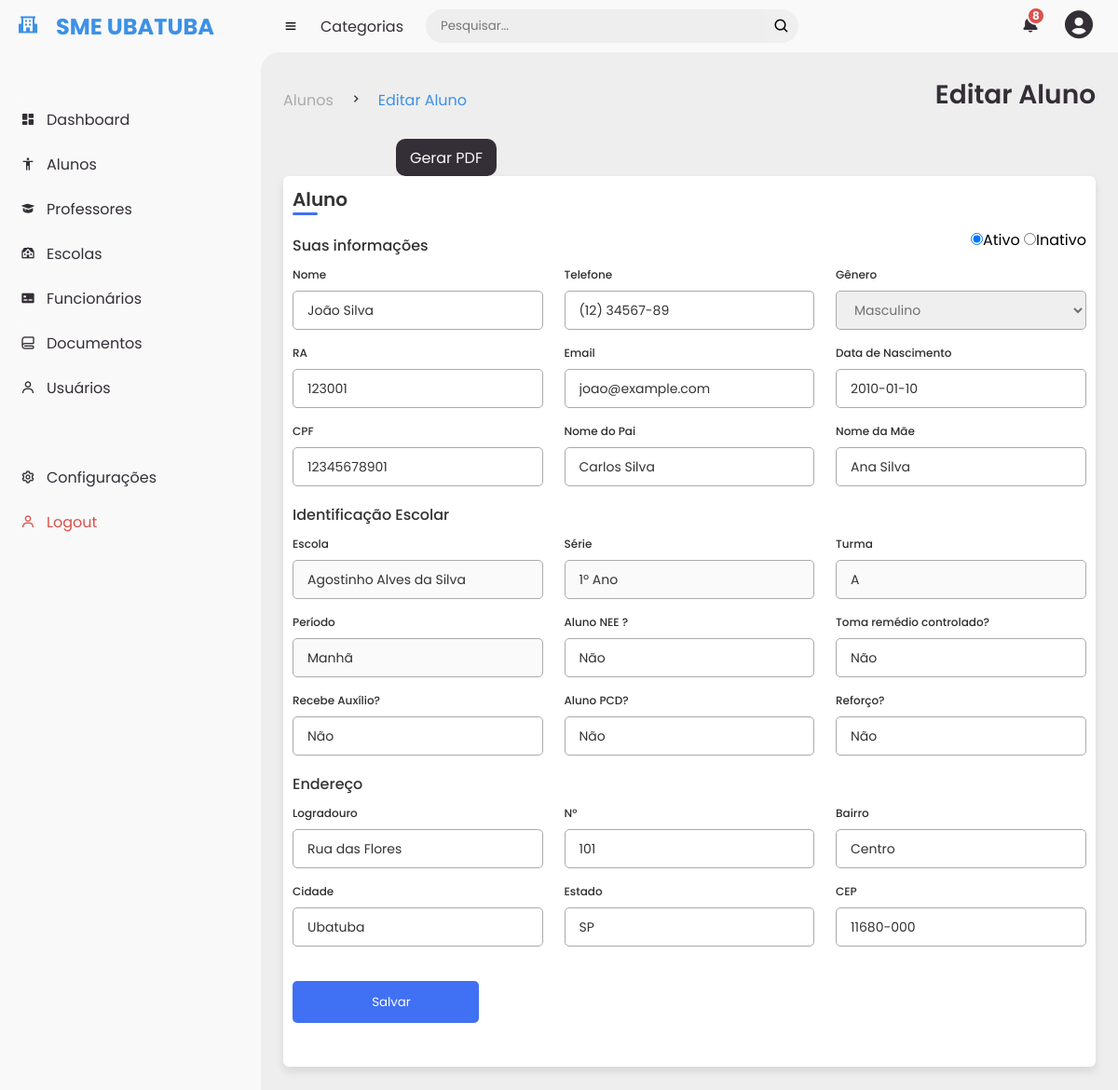
Page /user/alunos/aluno/editar/1 (signed in) on the committed database.
### app.py (models this page shows, shortened)
class Aluno(db.Model):
    id = db.Column(db.Integer, primary_key=True)
    nome = db.Column(db.String(100))
    telefone = db.Column(db.String(100))
    genero = db.Column(db.String(100))
    ra = db.Column(db.String(100))
    cpf = db.Column(db.String(100))
    email = db.Column(db.String(100))
    data_nascimento = db.Column(db.String(10))
    responsavel1 = db.Column(db.String(100))
    responsavel2 = db.Column(db.String(100))
    aluno_nee = db.Column(db.String(100))
    auxilio = db.Column(db.String(6))
    remedio_controlado = db.Column(db.String(100))
    aluno_pcd = db.Column(db.String(6))
    aluno_reforco = db.Column(db.String(6))
    rua = db.Column(db.String(100))
    numero = db.Column(db.String(100))
    bairro = db.Column(db.String(100))
    cidade = db.Column(db.String(100))
    estado = db.Column(db.String(100))
    cep = db.Column(db.String(100))
    situacao = db.Column(db.String(100))
    data_cadastro = db.Column(db.String(30))
    hora_cadastro = db.Column(db.String(30))
    escola_id = db.Column(db.Integer, db.ForeignKey('escola.id'), nullable=False)
    turma_id = db.Column(db.Integer, db.ForeignKey('turma.id'), nullable=False)
    turma = db.relationship('Turma', backref=db.backref('alunos', lazy=True))
    serie_id = db.Column(db.Integer, db.ForeignKey('serie.id'), nullable=False)
    serie = db.relationship('Serie', backref=db.backref('alunos', lazy=True))
    periodo_id = db.Column(db.Integer, db.ForeignKey('periodo.id'), nullable=False)
    periodo = db.relationship('Periodo', backref=db.backref('alunos', lazy=True))

class Escola(db.Model):
    id = db.Column(db.Integer, primary_key=True)
    nome = db.Column(db.String(100))
    codigo = db.Column(db.String(100))
    categoria = db.Column(db.String(100))
    tipo = db.Column(db.String(100))
    telefone = db.Column(db.String(100))
    qnt_alunos = db.Column(db.Integer)  # Alteração aqui
    qnt_funcionarios = db.Column(db.Integer)  # Alteração aqui
    situacao = db.Column(db.String(100))
    data = db.Column(db.String(10))
    email = db.Column(db.String(100))
    rua = db.Column(db.String(100))
    numero = db.Column(db.String(100))
    bairro = db.Column(db.String(100))
    cidade = db.Column(db.String(100))
    estado = db.Column(db.String(100))
    cep = db.Column(db.String(100))
    alunos = db.relationship('Aluno', backref='escola', lazy=True)

class Serie(db.Model):
    id = db.Column(db.Integer, primary_key=True)
    nome = db.Column(db.String(100), nullable=False)
    escola_id = db.Column(db.Integer, db.ForeignKey('escola.id'), nullable=False)
    escola = db.relationship('Escola', backref=db.backref('series', lazy=True))

class Turma(db.Model):
    id = db.Column(db.Integer, primary_key=True)
    nome = db.Column(db.String(100), nullable=False)
    serie_id = db.Column(db.Integer, db.ForeignKey('serie.id'), nullable=False)
    serie = db.relationship('Serie', backref=db.backref('turmas', lazy=True))
    escola_id = db.Column(db.Integer, db.ForeignKey('escola.id'), nullable=False)  # Adicionando a chave estrangeira para a tabela Escola
    escola = db.relationship('Escola', backref=db.backref('turmas', lazy=True))

class Periodo(db.Model):
    id = db.Column(db.Integer, primary_key=True)
    nome = db.Column(db.String(100), nullable=False)
    escola_id = db.Column(db.Integer, db.ForeignKey('escola.id'), nullable=False)
    escola = db.relationship('Escola', backref=db.backref('periodos', lazy=True))

### app.py (the view, shortened to what this page needs)
@app.route("/user/alunos/aluno/editar/<int:aluno_id>", methods=["POST", "GET"])
def editar_aluno(aluno_id):
    if "user_id" in session:
        found_aluno = Aluno.query.get(aluno_id)
        if not found_aluno:
            flash("Aluno não encontrado!")
            return redirect(url_for("user"))
        return render_template("editar_aluno.html", aluno=found_aluno)
    else:
        flash("Você não está logado!")
        return redirect(url_for("login"))

### templates/editar_aluno.html (shortened to what this page needs)
{% extends "base.html" %}
{% block first_title %}Alunos{% endblock %}
{% block main_title %}Editar Aluno{% endblock %}
{% block sub_title %}Editar Aluno{% endblock %}
{% block content %}
    <head>
        <link rel="stylesheet" type="text/css" href="{{ url_for('static', filename='styles/editar_aluno.css') }}">
    </head>
    <div class="container">
        <header>Aluno</header>
        <form action="{{ url_for('editar_aluno', aluno_id=aluno.id) }}" method="POST">
            <div class="form first">
                <div class="details personal">
                    <div class="menu_information">
                        <span class="title">Suas informações</span>
                        <div>
                            <input type="radio" name="situacao" value="Ativo" {% if aluno.situacao == 'Ativo' %}checked{% endif %}>Ativo
                            <input type="radio" name="situacao" value="Inativo" {% if aluno.situacao == 'Inativo' %}checked{% endif %}>Inativo
                        </div>
                    </div>
                    <div class="fields">
                        <div class="input-field">
                            <label>Nome</label>
                            <input type="text" name="nome" value="{{ aluno.nome }}" required>
                        </div>
                        <div class="input-field">
                            <label>Telefone</label>
                            <input id="inputPhoneForm" type="tel" name="telefone" value="{{ aluno.telefone }}" required>
                        </div>
                        <div class="input-field">
                            <label>Gênero</label>
                            <select required name="genero">
                                <option value="Masculino" {% if aluno.genero == 'Masculino' %}selected{% endif %}>Masculino</option>
                            </select>
                        </div>
                        <div class="input-field">
                            <label>RA</label>
                            <input type="text" name="ra" value="{{ aluno.ra }}" required>
                        </div>
                        <div class="input-field">
                            <label>Email</label>
                            <input type="email" name="email" value="{{ aluno.email }}" required>
                        </div>
                        <div class="input-field">
                            <label>Data de Nascimento</label>
                            <input type="text" name="data_nascimento" value="{{ aluno.data_nascimento }}" required>
                        </div>
                        <div class="input-field">
                            <label>CPF</label>
                            <input type="text" name="cpf" value="{{ aluno.cpf }}" required>
                        </div>
                        <div class="input-field">
                            <label>Nome do Pai</label>
                            <input type="text" name="responsavel1" value="{{ aluno.responsavel1 }}" required>
                        </div>
                        <div class="input-field">
                            <label>Nome da Mãe</label>
                            <input type="text" name="responsavel2" value="{{ aluno.responsavel2 }}" required>
                        </div>
                    </div>
                </div>
                <div class="details ID">
                    <span class="title">Identificação Escolar</span>
                    <div class="fields">
                        <div class="input-field">
                            <label>Escola</label>
                            <input type="text" value="{{ aluno.escola.nome }}" disabled>
                        </div>
                        <div class="input-field">
                            <label>Série</label>
                            <input type="text" value="{{ aluno.serie.nome }}" disabled>
                        </div>
                        <div class="input-field">
                            <label>Turma</label>
                            <input type="text" value="{{ aluno.turma.nome }}" disabled>
                        </div>
                        <div class="input-field">
                            <label>Período</label>
                            <input type="text" value="{{ aluno.periodo.nome }}" disabled>
                        </div>
                        <div class="input-field">
                            <label>Aluno NEE ?</label>
                            <input type="text" name="aluno_nee" value="{{ aluno.aluno_nee }}">
                        </div>
                        <div class="input-field">
                            <label>Toma remédio controlado?</label>
                            <input type="text" name="remedio_controlado" value="{{ aluno.remedio_controlado }}">
                        </div>
                        <div class="input-field">
                            <label>Recebe Auxílio?</label>
                            <input type="text" name="auxilio" value="{{ aluno.auxilio }}">
                        </div>
                        <div class="input-field">
                            <label>Aluno PCD?</label>
                            <input type="text" name="aluno_pcd" value="{{ aluno.aluno_pcd }}">
                        </div>
                        <div class="input-field">
                            <label>Reforço?</label>
                            <input type="text" name="aluno_reforco" value="{{ aluno.aluno_reforco }}">
                        </div>
                    </div>
                    <div class="details ID">
                        <span class="title">Endereço</span>
                        <div class="fields">
                            <div class="input-field">
                                <label>Logradouro</label>
                                <input type="text" name="rua" value="{{ aluno.rua }}">
                            </div>
                            <div class="input-field">
                                <label>N°</label>
                                <input type="text" name="numero" value="{{ aluno.numero }}">
                            </div>
                            <div class="input-field">
                                <label>Bairro</label>
                                <input type="text" name="bairro" value="{{ aluno.bairro }}">
                            </div>
                            <div class="input-field">
                                <label>Cidade</label>
                                <input type="text" name="cidade" value="{{ aluno.cidade }}">
                            </div>
                            <div class="input-field">
                                <label>Estado</label>
                                <input type="text" name="estado" value="{{ aluno.estado }}">
                            </div>
                            <div class="input-field">
                                <label>CEP</label>
                                <input id="inputCEPForm" type="text" name="cep" value="{{ aluno.cep }}">
                            </div>
                        </div>
                        <button type="submit" class="btn btn-dark btn-primary"> Salvar</button>
                    </div>
                </div>
            </div>
        </form>
    </div>
{% endblock %}

### static/styles/style.css (style rules this page uses)
* { margin: 0; padding: 0; box-sizing: border-box; font-family: var(--poppins); }
:root { --poppins: 'Poppins', sans-serif; --light: #F9F9F9; --blue: #3c91e6; --light-blue: #CFE8FF; --grey: #eee; --dark-grey: #AAAAAA; --dark: #342E37; --red: #DB504A; --yellow: #FFCE26; --light-yellow: #FFF2C6; --orange: #FD7238; --light-orange: #FFE0F3; }
body { background: var(--grey); }

### static/styles/editar_aluno.css (style rules this page uses)
.container { position: relative; width: 100%; border-radius: 6px; padding: 10px; background-color: #fff; box-shadow: 0 5px 10px rgba(0,0,0,0.1); }
.container header { position: relative; font-size: 20px; font-weight: 600; color: #333; }
.container header::before { content: ""; position: absolute; left: 0; bottom: -2px; height: 3px; width: 27px; border-radius: 8px; background-color: #4070f4; }
.container form { position: relative; margin-top: 16px; min-height: 890px; background-color: #fff; overflow: hidden; }
.container form .form { position: absolute; background-color: #fff; transition: 0.3s ease; }
.container form .title { display: block; margin-bottom: 8px; font-size: 16px; font-weight: 500; margin: 6px 0; color: #333; }
.container form .fields { display: flex; align-items: center; justify-content: space-between; flex-wrap: wrap; }
form .fields .input-field { display: flex; width: calc(100% / 3 - 15px); flex-direction: column; margin: 4px 0; }
.input-field label { font-size: 12px; font-weight: 500; color: #2e2e2e; }
.input-field input, select { outline: none; font-size: 14px; font-weight: 400; color: #333; border-radius: 5px; border: 1px solid #aaa; padding: 0 15px; height: 42px; margin: 8px 0; }
.input-field select, .input-field input[type="date"] { color: #707070; }
.container form button, .backBtn { display: flex; align-items: center; justify-content: center; height: 45px; max-width: 200px; width: 100%; border: none; outline: none; color: #fff; border-radius: 5px; margin: 25px 0; background-color: #4070f4; transition: all 0.3s linear; cursor: pointer; }
form .menu_information { display: flex; justify-content: space-between; }

### rows in the picture
Aluno: situacao "☑", nome "João Silva", telefone "(12) 34567-89", genero "Masculino", ra "123001", email "joao@example.com", data_nascimento "2010-01-10", cpf "12345678901", responsavel1 "Carlos Silva", responsavel2 "Ana Silva", aluno_nee "Não", remedio_controlado "Não", auxilio "Não", aluno_pcd "Não", aluno_reforco "Não", rua "Rua das Flores", numero "101", bairro "Centro", cidade "Ubatuba", estado "SP", cep "11680-000"
Escola: escola.nome "Agostinho Alves da Silva"
Serie: serie.nome "1º Ano"
Turma: turma.nome "A"
Periodo: periodo.nome "Manhã"
